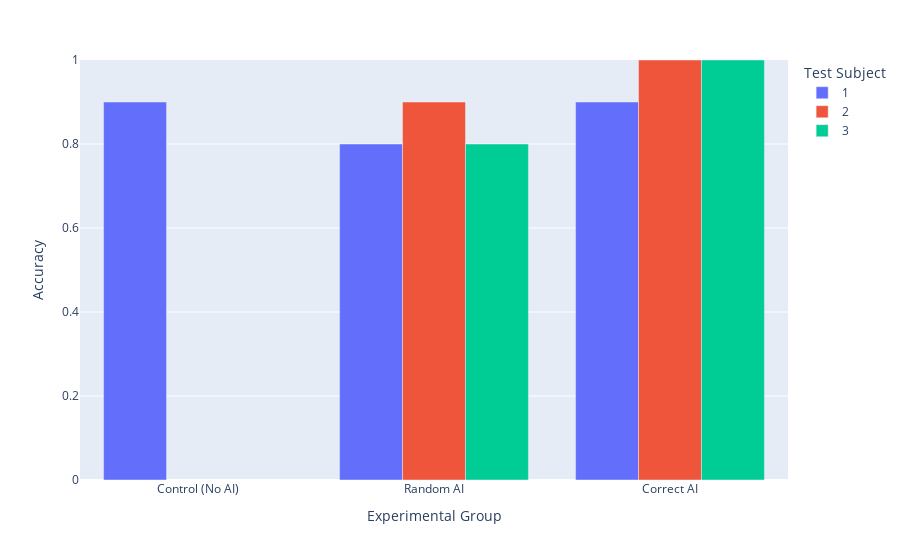

Write notebook code for a chart like this one.
### Markdown cell above
# Analyzing Performance on Accurate Summarization

### Code cell
plot_dict = {k: [] for k in ('Experimental Group', 'Test Subject', 'Accuracy')}
for group in reversed(sorted(df['group'].unique())):
    group_df = df[df['group'] == group]
    for subject in group_df['subject'].unique():
        subject_df = group_df[group_df['subject'] == subject]
        subject_acc = accuracy_score(TRUE_LABELS, subject_df['answer'])
        plot_dict['Experimental Group'].append(GROUP_MAP[group])
        plot_dict['Test Subject'].append(str(subject))
        plot_dict['Accuracy'].append(subject_acc)
plot_df = pd.DataFrame(plot_dict)
fig = px.bar(
    plot_df,
    x='Experimental Group',
    y='Accuracy',
    color='Test Subject',
    barmode='group',
    range_y=[0,1]
)
fig.show()

### Figure 1 — Plotly figure (JSON) as saved in the notebook; plotly's stock layout.template omitted (floating-point values rounded to 4 significant figures)
{"data": [{"alignmentgroup": "True", "hovertemplate": "Test Subject=1<br>Experimental Group=%{x}<br>Accuracy=%{y}<extra></extra>", "legendgroup": "1", "marker": {"color": "#636efa", "pattern": {"shape": ""}}, "name": "1", "offsetgroup": "1", "orientation": "v", "showlegend": true, "textposition": "auto", "type": "bar", "x": ["Control (No AI)", "Random AI", "Correct AI"], "xaxis": "x", "y": [0.9, 0.8, 0.9], "yaxis": "y"}, {"alignmentgroup": "True", "hovertemplate": "Test Subject=2<br>Experimental Group=%{x}<br>Accuracy=%{y}<extra></extra>", "legendgroup": "2", "marker": {"color": "#EF553B", "pattern": {"shape": ""}}, "name": "2", "offsetgroup": "2", "orientation": "v", "showlegend": true, "textposition": "auto", "type": "bar", "x": ["Random AI", "Correct AI"], "xaxis": "x", "y": [0.9, 1], "yaxis": "y"}, {"alignmentgroup": "True", "hovertemplate": "Test Subject=3<br>Experimental Group=%{x}<br>Accuracy=%{y}<extra></extra>", "legendgroup": "3", "marker": {"color": "#00cc96", "pattern": {"shape": ""}}, "name": "3", "offsetgroup": "3", "orientation": "v", "showlegend": true, "textposition": "auto", "type": "bar", "x": ["Random AI", "Correct AI"], "xaxis": "x", "y": [0.8, 1], "yaxis": "y"}], "layout": {"barmode": "group", "legend": {"title": {"text": "Test Subject"}, "tracegroupgap": 0}, "margin": {"t": 60}, "xaxis": {"anchor": "y", "domain": [0, 1], "title": {"text": "Experimental Group"}}, "yaxis": {"anchor": "x", "domain": [0, 1], "range": [0, 1], "title": {"text": "Accuracy"}}}}
